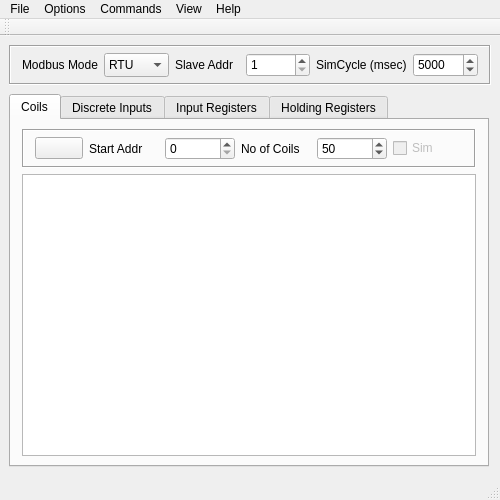
<?xml version="1.0" encoding="UTF-8"?>
<ui version="4.0">
 <class>MainWindow</class>
 <widget class="QMainWindow" name="MainWindow">
  <property name="geometry">
   <rect>
    <x>0</x>
    <y>0</y>
    <width>500</width>
    <height>500</height>
   </rect>
  </property>
  <property name="minimumSize">
   <size>
    <width>500</width>
    <height>500</height>
   </size>
  </property>
  <property name="maximumSize">
   <size>
    <width>500</width>
    <height>640</height>
   </size>
  </property>
  <property name="windowTitle">
   <string>pyModSlave</string>
  </property>
  <property name="windowIcon">
   <iconset resource="icons/pyModSlaveQt.qrc">
    <normaloff>:/img/Bus.png</normaloff>:/img/Bus.png</iconset>
  </property>
  <widget class="QWidget" name="centralWidget">
   <layout class="QVBoxLayout" name="vericallayout">
    <property name="spacing">
     <number>9</number>
    </property>
    <property name="sizeConstraint">
     <enum>QLayout::SetDefaultConstraint</enum>
    </property>
    <property name="leftMargin">
     <number>9</number>
    </property>
    <property name="topMargin">
     <number>9</number>
    </property>
    <item>
     <widget class="QFrame" name="frame_commands">
      <property name="sizePolicy">
       <sizepolicy hsizetype="Preferred" vsizetype="Preferred">
        <horstretch>0</horstretch>
        <verstretch>0</verstretch>
       </sizepolicy>
      </property>
      <property name="minimumSize">
       <size>
        <width>482</width>
        <height>40</height>
       </size>
      </property>
      <property name="maximumSize">
       <size>
        <width>482</width>
        <height>40</height>
       </size>
      </property>
      <property name="frameShape">
       <enum>QFrame::Box</enum>
      </property>
      <property name="frameShadow">
       <enum>QFrame::Sunken</enum>
      </property>
      <layout class="QHBoxLayout" name="horizontalLayout_5">
       <property name="spacing">
        <number>6</number>
       </property>
       <property name="topMargin">
        <number>6</number>
       </property>
       <property name="bottomMargin">
        <number>6</number>
       </property>
       <item>
        <widget class="QLabel" name="lblModbusMode">
         <property name="text">
          <string>Modbus Mode</string>
         </property>
         <property name="buddy">
          <cstring>cmbModbusMode</cstring>
         </property>
        </widget>
       </item>
       <item>
        <widget class="QComboBox" name="cmbModbusMode">
         <property name="minimumSize">
          <size>
           <width>0</width>
           <height>24</height>
          </size>
         </property>
         <item>
          <property name="text">
           <string>RTU</string>
          </property>
         </item>
         <item>
          <property name="text">
           <string>TCP</string>
          </property>
         </item>
        </widget>
       </item>
       <item>
        <widget class="QLabel" name="lblSlave">
         <property name="text">
          <string>Slave Addr</string>
         </property>
         <property name="buddy">
          <cstring>sbSlaveID</cstring>
         </property>
        </widget>
       </item>
       <item>
        <widget class="QSpinBox" name="sbSlaveID">
         <property name="minimumSize">
          <size>
           <width>0</width>
           <height>24</height>
          </size>
         </property>
         <property name="minimum">
          <number>1</number>
         </property>
         <property name="maximum">
          <number>255</number>
         </property>
        </widget>
       </item>
       <item>
        <widget class="QLabel" name="lblSimCycle">
         <property name="text">
          <string>SimCycle (msec)</string>
         </property>
        </widget>
       </item>
       <item>
        <widget class="QSpinBox" name="spInterval">
         <property name="minimumSize">
          <size>
           <width>0</width>
           <height>24</height>
          </size>
         </property>
         <property name="minimum">
          <number>1000</number>
         </property>
         <property name="maximum">
          <number>10000</number>
         </property>
         <property name="singleStep">
          <number>500</number>
         </property>
         <property name="value">
          <number>5000</number>
         </property>
        </widget>
       </item>
      </layout>
     </widget>
    </item>
    <item>
     <widget class="QTabWidget" name="tabIOs">
      <property name="enabled">
       <bool>true</bool>
      </property>
      <property name="sizePolicy">
       <sizepolicy hsizetype="Preferred" vsizetype="Preferred">
        <horstretch>0</horstretch>
        <verstretch>0</verstretch>
       </sizepolicy>
      </property>
      <property name="minimumSize">
       <size>
        <width>0</width>
        <height>0</height>
       </size>
      </property>
      <property name="currentIndex">
       <number>0</number>
      </property>
      <widget class="QWidget" name="tabCoils">
       <property name="sizePolicy">
        <sizepolicy hsizetype="Minimum" vsizetype="Minimum">
         <horstretch>0</horstretch>
         <verstretch>0</verstretch>
        </sizepolicy>
       </property>
       <attribute name="icon">
        <iconset resource="icons/pyModSlaveQt.qrc">
         <normaloff>:/img/DO.png</normaloff>:/img/DO.png</iconset>
       </attribute>
       <attribute name="title">
        <string>Coils</string>
       </attribute>
       <layout class="QVBoxLayout" name="verticalLayout">
        <property name="topMargin">
         <number>9</number>
        </property>
        <property name="bottomMargin">
         <number>9</number>
        </property>
        <item>
         <widget class="QFrame" name="frame">
          <property name="frameShape">
           <enum>QFrame::Box</enum>
          </property>
          <property name="frameShadow">
           <enum>QFrame::Sunken</enum>
          </property>
          <layout class="QHBoxLayout" name="horizontalLayout_6">
           <property name="topMargin">
            <number>6</number>
           </property>
           <property name="bottomMargin">
            <number>6</number>
           </property>
           <item>
            <widget class="QPushButton" name="pbResetDO">
             <property name="minimumSize">
              <size>
               <width>48</width>
               <height>0</height>
              </size>
             </property>
             <property name="maximumSize">
              <size>
               <width>48</width>
               <height>16777215</height>
              </size>
             </property>
             <property name="toolTip">
              <string>Reset</string>
             </property>
             <property name="text">
              <string/>
             </property>
             <property name="icon">
              <iconset resource="icons/pyModSlaveQt.qrc">
               <normaloff>:/img/edit-clear-16.png</normaloff>:/img/edit-clear-16.png</iconset>
             </property>
            </widget>
           </item>
           <item>
            <widget class="QLabel" name="lblCoilsStartAddr">
             <property name="text">
              <string>Start Addr</string>
             </property>
            </widget>
           </item>
           <item>
            <widget class="QSpinBox" name="sbCoilsStartAddr">
             <property name="sizePolicy">
              <sizepolicy hsizetype="Preferred" vsizetype="Fixed">
               <horstretch>0</horstretch>
               <verstretch>0</verstretch>
              </sizepolicy>
             </property>
             <property name="minimumSize">
              <size>
               <width>50</width>
               <height>0</height>
              </size>
             </property>
             <property name="maximumSize">
              <size>
               <width>75</width>
               <height>16777215</height>
              </size>
             </property>
             <property name="minimum">
              <number>0</number>
             </property>
             <property name="maximum">
              <number>65535</number>
             </property>
             <property name="singleStep">
              <number>10</number>
             </property>
             <property name="value">
              <number>0</number>
             </property>
            </widget>
           </item>
           <item>
            <widget class="QLabel" name="label">
             <property name="text">
              <string>No of Coils</string>
             </property>
            </widget>
           </item>
           <item>
            <widget class="QSpinBox" name="sbNoOfCoils">
             <property name="sizePolicy">
              <sizepolicy hsizetype="Preferred" vsizetype="Fixed">
               <horstretch>0</horstretch>
               <verstretch>0</verstretch>
              </sizepolicy>
             </property>
             <property name="minimumSize">
              <size>
               <width>50</width>
               <height>0</height>
              </size>
             </property>
             <property name="maximumSize">
              <size>
               <width>75</width>
               <height>16777215</height>
              </size>
             </property>
             <property name="minimum">
              <number>1</number>
             </property>
             <property name="maximum">
              <number>65535</number>
             </property>
             <property name="singleStep">
              <number>10</number>
             </property>
             <property name="value">
              <number>50</number>
             </property>
            </widget>
           </item>
           <item>
            <widget class="QCheckBox" name="chkSimCoils">
             <property name="enabled">
              <bool>false</bool>
             </property>
             <property name="text">
              <string>Sim</string>
             </property>
            </widget>
           </item>
          </layout>
         </widget>
        </item>
        <item>
         <widget class="QTableView" name="tvCoilsData">
          <property name="sizePolicy">
           <sizepolicy hsizetype="Minimum" vsizetype="MinimumExpanding">
            <horstretch>0</horstretch>
            <verstretch>0</verstretch>
           </sizepolicy>
          </property>
          <property name="minimumSize">
           <size>
            <width>450</width>
            <height>0</height>
           </size>
          </property>
          <property name="cornerButtonEnabled">
           <bool>false</bool>
          </property>
          <attribute name="horizontalHeaderVisible">
           <bool>false</bool>
          </attribute>
          <attribute name="verticalHeaderVisible">
           <bool>false</bool>
          </attribute>
         </widget>
        </item>
       </layout>
      </widget>
      <widget class="QWidget" name="tabDiscreteInputs">
       <property name="sizePolicy">
        <sizepolicy hsizetype="Minimum" vsizetype="Minimum">
         <horstretch>0</horstretch>
         <verstretch>0</verstretch>
        </sizepolicy>
       </property>
       <attribute name="icon">
        <iconset resource="icons/pyModSlaveQt.qrc">
         <normaloff>:/img/DI.png</normaloff>:/img/DI.png</iconset>
       </attribute>
       <attribute name="title">
        <string>Discrete Inputs</string>
       </attribute>
       <layout class="QVBoxLayout" name="verticalLayout_2">
        <property name="topMargin">
         <number>9</number>
        </property>
        <property name="bottomMargin">
         <number>9</number>
        </property>
        <item>
         <widget class="QFrame" name="frame_2">
          <property name="frameShape">
           <enum>QFrame::Box</enum>
          </property>
          <property name="frameShadow">
           <enum>QFrame::Sunken</enum>
          </property>
          <layout class="QHBoxLayout" name="horizontalLayout">
           <property name="topMargin">
            <number>6</number>
           </property>
           <property name="bottomMargin">
            <number>6</number>
           </property>
           <item>
            <widget class="QPushButton" name="pbResetDI">
             <property name="minimumSize">
              <size>
               <width>48</width>
               <height>0</height>
              </size>
             </property>
             <property name="maximumSize">
              <size>
               <width>48</width>
               <height>16777215</height>
              </size>
             </property>
             <property name="toolTip">
              <string>Reset</string>
             </property>
             <property name="text">
              <string/>
             </property>
             <property name="icon">
              <iconset resource="icons/pyModSlaveQt.qrc">
               <normaloff>:/img/edit-clear-16.png</normaloff>:/img/edit-clear-16.png</iconset>
             </property>
            </widget>
           </item>
           <item>
            <widget class="QLabel" name="lblDigInputsStartAddr">
             <property name="text">
              <string>Start Addr</string>
             </property>
            </widget>
           </item>
           <item>
            <widget class="QSpinBox" name="sbDigInputsstartAddr">
             <property name="sizePolicy">
              <sizepolicy hsizetype="Preferred" vsizetype="Fixed">
               <horstretch>0</horstretch>
               <verstretch>0</verstretch>
              </sizepolicy>
             </property>
             <property name="minimumSize">
              <size>
               <width>50</width>
               <height>0</height>
              </size>
             </property>
             <property name="maximumSize">
              <size>
               <width>75</width>
               <height>16777215</height>
              </size>
             </property>
             <property name="minimum">
              <number>0</number>
             </property>
             <property name="maximum">
              <number>65535</number>
             </property>
             <property name="singleStep">
              <number>10</number>
             </property>
             <property name="value">
              <number>0</number>
             </property>
            </widget>
           </item>
           <item>
            <widget class="QLabel" name="lblNoOfDigInputs">
             <property name="text">
              <string>No of Inputs</string>
             </property>
            </widget>
           </item>
           <item>
            <widget class="QSpinBox" name="sbNoOfDigInputs">
             <property name="sizePolicy">
              <sizepolicy hsizetype="Preferred" vsizetype="Fixed">
               <horstretch>0</horstretch>
               <verstretch>0</verstretch>
              </sizepolicy>
             </property>
             <property name="minimumSize">
              <size>
               <width>50</width>
               <height>0</height>
              </size>
             </property>
             <property name="maximumSize">
              <size>
               <width>75</width>
               <height>16777215</height>
              </size>
             </property>
             <property name="minimum">
              <number>1</number>
             </property>
             <property name="maximum">
              <number>65535</number>
             </property>
             <property name="singleStep">
              <number>10</number>
             </property>
             <property name="value">
              <number>50</number>
             </property>
            </widget>
           </item>
           <item>
            <widget class="QCheckBox" name="chkSimDisInputs">
             <property name="enabled">
              <bool>false</bool>
             </property>
             <property name="text">
              <string>Sim</string>
             </property>
            </widget>
           </item>
          </layout>
         </widget>
        </item>
        <item>
         <widget class="QTableView" name="tvDiscreteInputsData">
          <property name="enabled">
           <bool>true</bool>
          </property>
          <property name="sizePolicy">
           <sizepolicy hsizetype="Minimum" vsizetype="MinimumExpanding">
            <horstretch>0</horstretch>
            <verstretch>0</verstretch>
           </sizepolicy>
          </property>
          <property name="minimumSize">
           <size>
            <width>450</width>
            <height>0</height>
           </size>
          </property>
          <property name="maximumSize">
           <size>
            <width>16777215</width>
            <height>16777215</height>
           </size>
          </property>
          <property name="cornerButtonEnabled">
           <bool>false</bool>
          </property>
          <attribute name="horizontalHeaderVisible">
           <bool>false</bool>
          </attribute>
          <attribute name="verticalHeaderVisible">
           <bool>false</bool>
          </attribute>
         </widget>
        </item>
       </layout>
      </widget>
      <widget class="QWidget" name="tabInputRegisters">
       <property name="sizePolicy">
        <sizepolicy hsizetype="Minimum" vsizetype="Minimum">
         <horstretch>0</horstretch>
         <verstretch>0</verstretch>
        </sizepolicy>
       </property>
       <attribute name="icon">
        <iconset resource="icons/pyModSlaveQt.qrc">
         <normaloff>:/img/AI.png</normaloff>:/img/AI.png</iconset>
       </attribute>
       <attribute name="title">
        <string>Input Registers</string>
       </attribute>
       <layout class="QVBoxLayout" name="verticalLayout_6">
        <property name="topMargin">
         <number>9</number>
        </property>
        <item>
         <widget class="QFrame" name="frame_3">
          <property name="frameShape">
           <enum>QFrame::Box</enum>
          </property>
          <property name="frameShadow">
           <enum>QFrame::Sunken</enum>
          </property>
          <layout class="QHBoxLayout" name="horizontalLayout_2">
           <property name="topMargin">
            <number>6</number>
           </property>
           <property name="bottomMargin">
            <number>6</number>
           </property>
           <item>
            <widget class="QPushButton" name="pbResetAI">
             <property name="minimumSize">
              <size>
               <width>48</width>
               <height>0</height>
              </size>
             </property>
             <property name="maximumSize">
              <size>
               <width>48</width>
               <height>16777215</height>
              </size>
             </property>
             <property name="toolTip">
              <string>Reset</string>
             </property>
             <property name="text">
              <string/>
             </property>
             <property name="icon">
              <iconset resource="icons/pyModSlaveQt.qrc">
               <normaloff>:/img/edit-clear-16.png</normaloff>:/img/edit-clear-16.png</iconset>
             </property>
            </widget>
           </item>
           <item>
            <widget class="QLabel" name="lblInputRegsStartAddr">
             <property name="text">
              <string>Start Addr</string>
             </property>
            </widget>
           </item>
           <item>
            <widget class="QSpinBox" name="sbInputRegsStartAddr">
             <property name="sizePolicy">
              <sizepolicy hsizetype="Preferred" vsizetype="Fixed">
               <horstretch>0</horstretch>
               <verstretch>0</verstretch>
              </sizepolicy>
             </property>
             <property name="minimumSize">
              <size>
               <width>50</width>
               <height>0</height>
              </size>
             </property>
             <property name="maximumSize">
              <size>
               <width>75</width>
               <height>16777215</height>
              </size>
             </property>
             <property name="minimum">
              <number>0</number>
             </property>
             <property name="maximum">
              <number>65535</number>
             </property>
             <property name="singleStep">
              <number>10</number>
             </property>
             <property name="value">
              <number>0</number>
             </property>
            </widget>
           </item>
           <item>
            <widget class="QLabel" name="lblNoOfInputRegs">
             <property name="text">
              <string>No of Regs</string>
             </property>
            </widget>
           </item>
           <item>
            <widget class="QSpinBox" name="sbNoOfInputRegs">
             <property name="sizePolicy">
              <sizepolicy hsizetype="Preferred" vsizetype="Fixed">
               <horstretch>0</horstretch>
               <verstretch>0</verstretch>
              </sizepolicy>
             </property>
             <property name="minimumSize">
              <size>
               <width>50</width>
               <height>0</height>
              </size>
             </property>
             <property name="maximumSize">
              <size>
               <width>75</width>
               <height>16777215</height>
              </size>
             </property>
             <property name="minimum">
              <number>1</number>
             </property>
             <property name="maximum">
              <number>65535</number>
             </property>
             <property name="singleStep">
              <number>10</number>
             </property>
             <property name="value">
              <number>50</number>
             </property>
            </widget>
           </item>
           <item>
            <widget class="QCheckBox" name="chkSimInputRegs">
             <property name="enabled">
              <bool>false</bool>
             </property>
             <property name="text">
              <string>Sim</string>
             </property>
            </widget>
           </item>
           <item>
            <widget class="QComboBox" name="cmbInputRegsType">
             <property name="maxVisibleItems">
              <number>2</number>
             </property>
             <item>
              <property name="text">
               <string>Dec</string>
              </property>
             </item>
             <item>
              <property name="text">
               <string>Hex</string>
              </property>
             </item>
            </widget>
           </item>
          </layout>
         </widget>
        </item>
        <item>
         <widget class="QTableView" name="tvInputRegistersData">
          <property name="sizePolicy">
           <sizepolicy hsizetype="Minimum" vsizetype="MinimumExpanding">
            <horstretch>0</horstretch>
            <verstretch>0</verstretch>
           </sizepolicy>
          </property>
          <property name="minimumSize">
           <size>
            <width>450</width>
            <height>0</height>
           </size>
          </property>
          <property name="cornerButtonEnabled">
           <bool>false</bool>
          </property>
          <attribute name="horizontalHeaderVisible">
           <bool>false</bool>
          </attribute>
          <attribute name="verticalHeaderVisible">
           <bool>false</bool>
          </attribute>
         </widget>
        </item>
       </layout>
      </widget>
      <widget class="QWidget" name="tabHoldingRegisters">
       <property name="sizePolicy">
        <sizepolicy hsizetype="Minimum" vsizetype="Minimum">
         <horstretch>0</horstretch>
         <verstretch>0</verstretch>
        </sizepolicy>
       </property>
       <attribute name="icon">
        <iconset resource="icons/pyModSlaveQt.qrc">
         <normaloff>:/img/AO.png</normaloff>:/img/AO.png</iconset>
       </attribute>
       <attribute name="title">
        <string>Holding Registers</string>
       </attribute>
       <layout class="QVBoxLayout" name="verticalLayout_7">
        <property name="topMargin">
         <number>9</number>
        </property>
        <item>
         <widget class="QFrame" name="frame_4">
          <property name="frameShape">
           <enum>QFrame::Box</enum>
          </property>
          <property name="frameShadow">
           <enum>QFrame::Sunken</enum>
          </property>
          <layout class="QHBoxLayout" name="horizontalLayout_4">
           <property name="topMargin">
            <number>6</number>
           </property>
           <property name="bottomMargin">
            <number>6</number>
           </property>
           <item>
            <widget class="QPushButton" name="pbResetAO">
             <property name="minimumSize">
              <size>
               <width>48</width>
               <height>0</height>
              </size>
             </property>
             <property name="maximumSize">
              <size>
               <width>48</width>
               <height>16777215</height>
              </size>
             </property>
             <property name="toolTip">
              <string>Reset</string>
             </property>
             <property name="text">
              <string/>
             </property>
             <property name="icon">
              <iconset resource="icons/pyModSlaveQt.qrc">
               <normaloff>:/img/edit-clear-16.png</normaloff>:/img/edit-clear-16.png</iconset>
             </property>
            </widget>
           </item>
           <item>
            <widget class="QLabel" name="lblHoldRegsStarAddr">
             <property name="text">
              <string>Start Addr</string>
             </property>
            </widget>
           </item>
           <item>
            <widget class="QSpinBox" name="sbHoldingRegsStartAddr">
             <property name="sizePolicy">
              <sizepolicy hsizetype="Preferred" vsizetype="Fixed">
               <horstretch>0</horstretch>
               <verstretch>0</verstretch>
              </sizepolicy>
             </property>
             <property name="minimumSize">
              <size>
               <width>50</width>
               <height>0</height>
              </size>
             </property>
             <property name="maximumSize">
              <size>
               <width>75</width>
               <height>16777215</height>
              </size>
             </property>
             <property name="minimum">
              <number>0</number>
             </property>
             <property name="maximum">
              <number>65535</number>
             </property>
             <property name="singleStep">
              <number>10</number>
             </property>
             <property name="value">
              <number>0</number>
             </property>
            </widget>
           </item>
           <item>
            <widget class="QLabel" name="lblHoldRegs">
             <property name="text">
              <string>No of Regs</string>
             </property>
            </widget>
           </item>
           <item>
            <widget class="QSpinBox" name="sbNoOfHoldingRegs">
             <property name="sizePolicy">
              <sizepolicy hsizetype="Preferred" vsizetype="Fixed">
               <horstretch>0</horstretch>
               <verstretch>0</verstretch>
              </sizepolicy>
             </property>
             <property name="minimumSize">
              <size>
               <width>50</width>
               <height>0</height>
              </size>
             </property>
             <property name="maximumSize">
              <size>
               <width>75</width>
               <height>16777215</height>
              </size>
             </property>
             <property name="minimum">
              <number>1</number>
             </property>
             <property name="maximum">
              <number>65535</number>
             </property>
             <property name="singleStep">
              <number>10</number>
             </property>
             <property name="value">
              <number>50</number>
             </property>
            </widget>
           </item>
           <item>
            <widget class="QCheckBox" name="chkSimHoldRegs">
             <property name="enabled">
              <bool>false</bool>
             </property>
             <property name="text">
              <string>Sim</string>
             </property>
            </widget>
           </item>
           <item>
            <widget class="QComboBox" name="cmbHoldRegsType">
             <property name="maxVisibleItems">
              <number>2</number>
             </property>
             <item>
              <property name="text">
               <string>Dec</string>
              </property>
             </item>
             <item>
              <property name="text">
               <string>Hex</string>
              </property>
             </item>
            </widget>
           </item>
          </layout>
         </widget>
        </item>
        <item>
         <widget class="QTableView" name="tvHoldingRegistersData">
          <property name="sizePolicy">
           <sizepolicy hsizetype="Minimum" vsizetype="MinimumExpanding">
            <horstretch>0</horstretch>
            <verstretch>0</verstretch>
           </sizepolicy>
          </property>
          <property name="minimumSize">
           <size>
            <width>450</width>
            <height>0</height>
           </size>
          </property>
          <property name="cornerButtonEnabled">
           <bool>false</bool>
          </property>
          <attribute name="horizontalHeaderVisible">
           <bool>false</bool>
          </attribute>
          <attribute name="verticalHeaderVisible">
           <bool>false</bool>
          </attribute>
         </widget>
        </item>
       </layout>
      </widget>
     </widget>
    </item>
   </layout>
  </widget>
  <widget class="QMenuBar" name="menuBar">
   <property name="geometry">
    <rect>
     <x>0</x>
     <y>0</y>
     <width>500</width>
     <height>21</height>
    </rect>
   </property>
   <widget class="QMenu" name="menuFile">
    <property name="title">
     <string>File</string>
    </property>
    <addaction name="actionLoad_Session"/>
    <addaction name="actionSave_Session"/>
    <addaction name="separator"/>
    <addaction name="actionExit"/>
   </widget>
   <widget class="QMenu" name="menuOptions">
    <property name="title">
     <string>Options</string>
    </property>
    <addaction name="actionSerial_RTU"/>
    <addaction name="actionTCP"/>
    <addaction name="separator"/>
    <addaction name="actionSettings"/>
   </widget>
   <widget class="QMenu" name="menuHelp">
    <property name="title">
     <string>Help</string>
    </property>
    <addaction name="actionModbus_Manual"/>
    <addaction name="actionAbout"/>
   </widget>
   <widget class="QMenu" name="menuView">
    <property name="title">
     <string>View</string>
    </property>
    <addaction name="actionLog"/>
    <addaction name="actionBus_Monitor"/>
    <addaction name="actionHeaders"/>
   </widget>
   <widget class="QMenu" name="menuCommands">
    <property name="title">
     <string>Commands</string>
    </property>
    <addaction name="actionConnect"/>
    <addaction name="actionReset_Counters"/>
   </widget>
   <addaction name="menuFile"/>
   <addaction name="menuOptions"/>
   <addaction name="menuCommands"/>
   <addaction name="menuView"/>
   <addaction name="menuHelp"/>
  </widget>
  <widget class="QToolBar" name="mainToolBar">
   <attribute name="toolBarArea">
    <enum>TopToolBarArea</enum>
   </attribute>
   <attribute name="toolBarBreak">
    <bool>false</bool>
   </attribute>
  </widget>
  <widget class="QStatusBar" name="statusBar"/>
  <action name="actionExit">
   <property name="icon">
    <iconset resource="icons/pyModSlaveQt.qrc">
     <normaloff>:/img/exit-16.png</normaloff>:/img/exit-16.png</iconset>
   </property>
   <property name="text">
    <string>Exit</string>
   </property>
   <property name="iconVisibleInMenu">
    <bool>true</bool>
   </property>
  </action>
  <action name="actionSerial_RTU">
   <property name="icon">
    <iconset resource="icons/pyModSlaveQt.qrc">
     <normaloff>:/img/serial-pot-16.png</normaloff>:/img/serial-pot-16.png</iconset>
   </property>
   <property name="text">
    <string>Modbus RTU...</string>
   </property>
   <property name="iconVisibleInMenu">
    <bool>true</bool>
   </property>
  </action>
  <action name="actionTCP">
   <property name="icon">
    <iconset resource="icons/pyModSlaveQt.qrc">
     <normaloff>:/img/ethernet-port-16.png</normaloff>:/img/ethernet-port-16.png</iconset>
   </property>
   <property name="text">
    <string>Modbus TCP...</string>
   </property>
   <property name="iconVisibleInMenu">
    <bool>true</bool>
   </property>
  </action>
  <action name="actionAbout">
   <property name="icon">
    <iconset resource="icons/pyModSlaveQt.qrc">
     <normaloff>:/img/info-sign-16.png</normaloff>:/img/info-sign-16.png</iconset>
   </property>
   <property name="text">
    <string>About...</string>
   </property>
   <property name="iconVisibleInMenu">
    <bool>true</bool>
   </property>
  </action>
  <action name="actionSettings">
   <property name="icon">
    <iconset resource="icons/pyModSlaveQt.qrc">
     <normaloff>:/img/options-16.png</normaloff>:/img/options-16.png</iconset>
   </property>
   <property name="text">
    <string>Settings...</string>
   </property>
   <property name="iconVisibleInMenu">
    <bool>true</bool>
   </property>
  </action>
  <action name="actionBus_Monitor">
   <property name="icon">
    <iconset resource="icons/pyModSlaveQt.qrc">
     <normaloff>:/img/TV-16.png</normaloff>:/img/TV-16.png</iconset>
   </property>
   <property name="text">
    <string>Bus Monitor</string>
   </property>
  </action>
  <action name="actionReset_Counters">
   <property name="icon">
    <iconset resource="icons/pyModSlaveQt.qrc">
     <normaloff>:/img/reset-16.png</normaloff>:/img/reset-16.png</iconset>
   </property>
   <property name="text">
    <string>Reset Counters</string>
   </property>
  </action>
  <action name="actionLog">
   <property name="icon">
    <iconset resource="icons/pyModSlaveQt.qrc">
     <normaloff>:/img/text-x-log-16.png</normaloff>:/img/text-x-log-16.png</iconset>
   </property>
   <property name="text">
    <string>Log</string>
   </property>
  </action>
  <action name="actionModbus_Manual">
   <property name="icon">
    <iconset resource="icons/pyModSlaveQt.qrc">
     <normaloff>:/img/help-desk-icon-16.png</normaloff>:/img/help-desk-icon-16.png</iconset>
   </property>
   <property name="text">
    <string>Modbus Manual</string>
   </property>
  </action>
  <action name="actionLoad_Session">
   <property name="icon">
    <iconset resource="icons/pyModSlaveQt.qrc">
     <normaloff>:/img/document-import-16.png</normaloff>:/img/document-import-16.png</iconset>
   </property>
   <property name="text">
    <string>Load Session...</string>
   </property>
  </action>
  <action name="actionSave_Session">
   <property name="icon">
    <iconset resource="icons/pyModSlaveQt.qrc">
     <normaloff>:/img/document-export-16.png</normaloff>:/img/document-export-16.png</iconset>
   </property>
   <property name="text">
    <string>Save Session...</string>
   </property>
  </action>
  <action name="actionConnect">
   <property name="checkable">
    <bool>true</bool>
   </property>
   <property name="icon">
    <iconset resource="icons/pyModSlaveQt.qrc">
     <normaloff>:/img/plug-disconnect-16.png</normaloff>
     <normalon>:/img/plug-connect-16.png</normalon>:/img/plug-disconnect-16.png</iconset>
   </property>
   <property name="text">
    <string>Connect</string>
   </property>
  </action>
  <action name="actionHeaders">
   <property name="checkable">
    <bool>true</bool>
   </property>
   <property name="icon">
    <iconset resource="icons/pyModSlaveQt.qrc">
     <normaloff>:/img/Header16.png</normaloff>:/img/Header16.png</iconset>
   </property>
   <property name="text">
    <string>Headers</string>
   </property>
  </action>
 </widget>
 <layoutdefault spacing="6" margin="11"/>
 <resources>
  <include location="icons/pyModSlaveQt.qrc"/>
 </resources>
 <connections>
  <connection>
   <sender>actionExit</sender>
   <signal>triggered()</signal>
   <receiver>MainWindow</receiver>
   <slot>close()</slot>
   <hints>
    <hint type="sourcelabel">
     <x>-1</x>
     <y>-1</y>
    </hint>
    <hint type="destinationlabel">
     <x>199</x>
     <y>149</y>
    </hint>
   </hints>
  </connection>
 </connections>
</ui>
